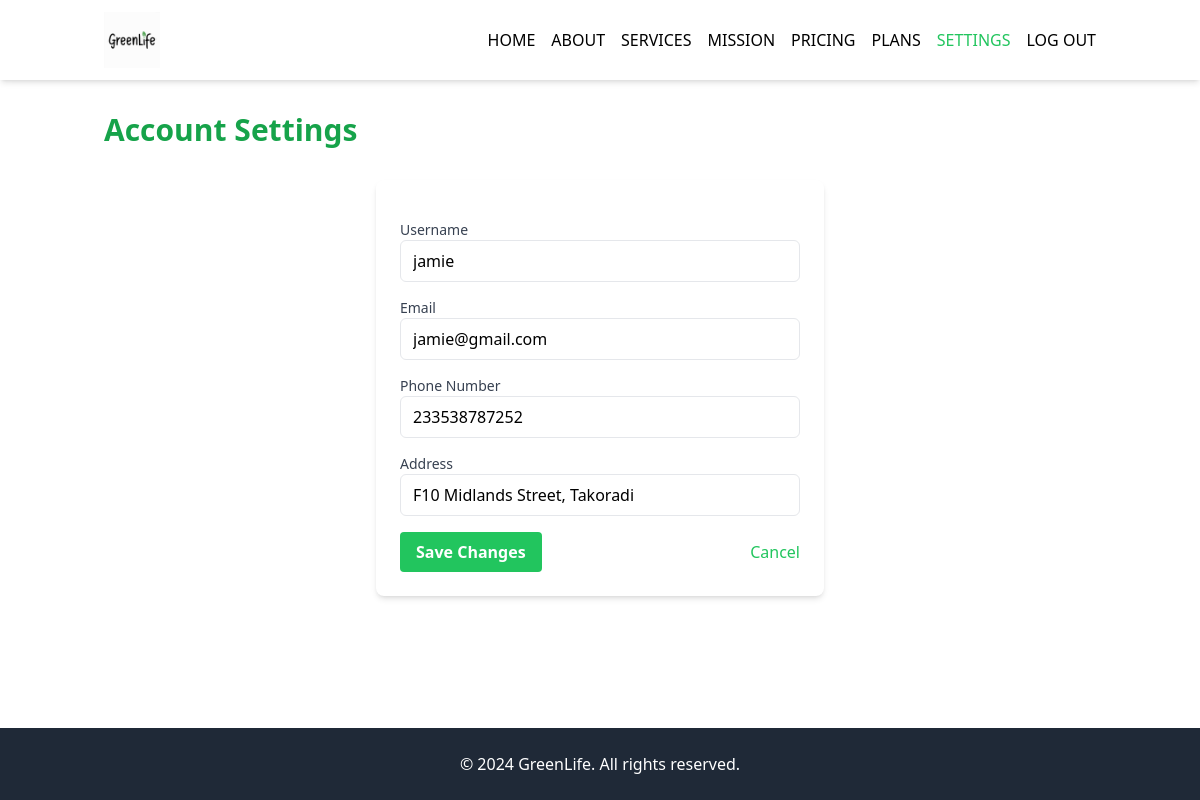
Page /settings/ (signed in) on the committed database.
### core/models.py (models this page shows, shortened)
class Customer(models.Model):
    user = models.OneToOneField('User', on_delete=models.CASCADE)
    phone_number = models.CharField(max_length=30, blank=True, null=True)
    username = models.CharField(max_length=30, null=False, blank=False)
    address = models.CharField(max_length=30, null=False, blank=False)

class User(AbstractBaseUser, PermissionsMixin):
    email = models.EmailField(unique=True, blank=True, default='')
    last_name = models.CharField(max_length=255, blank=False, null=False)
    other_names = models.CharField(max_length=255, blank=False, null=False)
    is_active = models.BooleanField(default=True)
    is_superuser = models.BooleanField(default=False)
    is_staff = models.BooleanField(default=False)
    date_joined = models.DateTimeField(default=timezone.now)
    last_login = models.DateTimeField(blank=True, null=True)
    objects = CustomUserManager()
    USERNAME_FIELD = 'email'
    EMAIL_FIELD = 'email'
    REQUIRED_FIELDS = []
    class Meta:
        verbose_name = 'User'
        verbose_name_plural = 'Users'

### core/views.py (the view)
# urls.py: path('settings/', settings, name='settings'),
@login_required
def settings(request):
    customer = Customer.objects.get(user=request.user)
    if request.method == 'POST':
        form = CustomerSettingsForm(request.POST, instance=customer)
        if form.is_valid():
            form.save()
            messages.success(request, 'Your settings have been updated successfully.')
            return redirect('settings')
    else:
        form = CustomerSettingsForm(instance=customer)
    return render(request, 'settings.html', {'form': form})

### core/forms.py (shortened to what this page needs)
class CustomerSettingsForm(forms.ModelForm):
    email = forms.EmailField(widget=forms.EmailInput(attrs={'class': 'w-full px-3 py-2 border rounded-md'}))
    class Meta:
        model = Customer
        fields = ['username', 'email', 'phone_number', 'address']
        widgets = {
            'username': forms.TextInput(attrs={'class': 'w-full px-3 py-2 border rounded-md'}),
            'phone_number': forms.TextInput(attrs={'class': 'w-full px-3 py-2 border rounded-md'}),
            'address': forms.TextInput(attrs={'class': 'w-full px-3 py-2 border rounded-md'}),
        }
    def __init__(self, *args, **kwargs):
        super().__init__(*args, **kwargs)
        if self.instance and self.instance.user:
            self.fields['email'].initial = self.instance.user.email

### Templates/settings.html (shortened to what this page needs)
{% extends 'base.html' %}
{% load static %}
{% block content %}
<div class="container mx-auto px-4 py-8">
    <h1 class="text-3xl font-bold text-green-600 mb-8">Account Settings</h1>
    <div class="bg-white shadow-md rounded-lg p-6 max-w-md mx-auto">
        <form method="post" class="space-y-4">
            <div>
                <label for="{{ form.username.id_for_label }}" class="block text-sm font-medium text-gray-700">Username</label>
                {{ form.username }}
            </div>
            <div>
                <label for="{{ form.email.id_for_label }}" class="block text-sm font-medium text-gray-700">Email</label>
                {{ form.email }}
            </div>
            <div>
                <label for="{{ form.phone_number.id_for_label }}" class="block text-sm font-medium text-gray-700">Phone Number</label>
                {{ form.phone_number }}
            </div>
            <div>
                <label for="{{ form.address.id_for_label }}" class="block text-sm font-medium text-gray-700">Address</label>
                {{ form.address }}
            </div>
            <div class="flex items-center justify-between">
                <button type="submit" class="bg-green-500 hover:bg-green-600 text-white font-bold py-2 px-4 rounded focus:outline-none focus:shadow-outline transition duration-300">
                    Save Changes
                </button>
                <a href="{% url 'home' %}" class="text-green-500 hover:text-green-600 transition duration-300">Cancel</a>
            </div>
        </form>
    </div>
</div>
{% endblock %}

### rows in the picture
Customer: username "jamie", phone_number "233538787252", address "F10 Midlands Street, Takoradi"
User: email "jamie@gmail.com"
